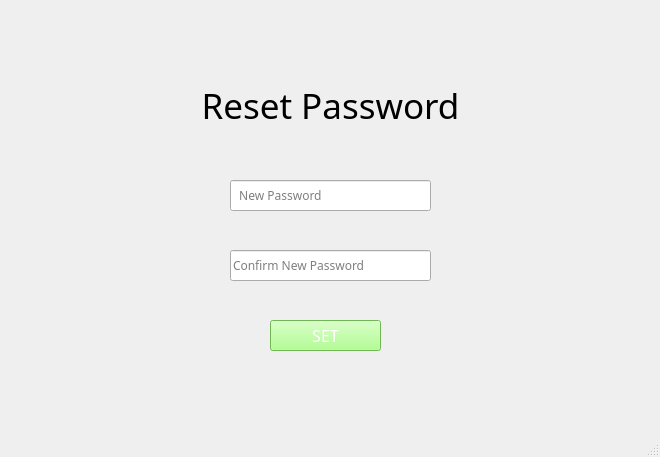
<?xml version="1.0" encoding="UTF-8"?>
<ui version="4.0">
 <class>MainWindow</class>
 <widget class="QMainWindow" name="MainWindow">
  <property name="geometry">
   <rect>
    <x>0</x>
    <y>0</y>
    <width>660</width>
    <height>457</height>
   </rect>
  </property>
  <property name="windowTitle">
   <string>MainWindow</string>
  </property>
  <widget class="QWidget" name="centralwidget">
   <widget class="QLabel" name="Welcome_label_2">
    <property name="enabled">
     <bool>true</bool>
    </property>
    <property name="geometry">
     <rect>
      <x>150</x>
      <y>80</y>
      <width>361</width>
      <height>51</height>
     </rect>
    </property>
    <property name="sizePolicy">
     <sizepolicy hsizetype="Preferred" vsizetype="Preferred">
      <horstretch>0</horstretch>
      <verstretch>0</verstretch>
     </sizepolicy>
    </property>
    <property name="font">
     <font>
      <family>Yu Gothic UI Semibold</family>
      <pointsize>26</pointsize>
      <weight>7</weight>
      <italic>false</italic>
      <bold>false</bold>
     </font>
    </property>
    <property name="layoutDirection">
     <enum>Qt::LeftToRight</enum>
    </property>
    <property name="autoFillBackground">
     <bool>false</bool>
    </property>
    <property name="styleSheet">
     <string notr="true">
font: 63 26pt &quot;Yu Gothic UI Semibold&quot;;</string>
    </property>
    <property name="text">
     <string>Reset Password</string>
    </property>
    <property name="alignment">
     <set>Qt::AlignCenter</set>
    </property>
   </widget>
   <widget class="QLineEdit" name="NewPassword">
    <property name="geometry">
     <rect>
      <x>230</x>
      <y>180</y>
      <width>201</width>
      <height>31</height>
     </rect>
    </property>
    <property name="font">
     <font>
      <family>Bahnschrift Light</family>
     </font>
    </property>
    <property name="placeholderText">
     <string>  New Password</string>
    </property>
   </widget>
   <widget class="QLineEdit" name="ConfirmPassword">
    <property name="geometry">
     <rect>
      <x>230</x>
      <y>250</y>
      <width>201</width>
      <height>31</height>
     </rect>
    </property>
    <property name="font">
     <font>
      <family>Bahnschrift Light</family>
     </font>
    </property>
    <property name="text">
     <string/>
    </property>
    <property name="placeholderText">
     <string>Confirm New Password</string>
    </property>
   </widget>
   <widget class="QPushButton" name="SET">
    <property name="geometry">
     <rect>
      <x>270</x>
      <y>320</y>
      <width>111</width>
      <height>31</height>
     </rect>
    </property>
    <property name="font">
     <font>
      <family>Bahnschrift SemiLight SemiConde</family>
      <pointsize>12</pointsize>
     </font>
    </property>
    <property name="autoFillBackground">
     <bool>false</bool>
    </property>
    <property name="styleSheet">
     <string notr="true">background-color: #9dff73;
color: #FFFFFF;
</string>
    </property>
    <property name="text">
     <string>SET</string>
    </property>
    <property name="autoDefault">
     <bool>false</bool>
    </property>
   </widget>
  </widget>
  <widget class="QStatusBar" name="statusbar"/>
 </widget>
 <resources/>
 <connections/>
</ui>
